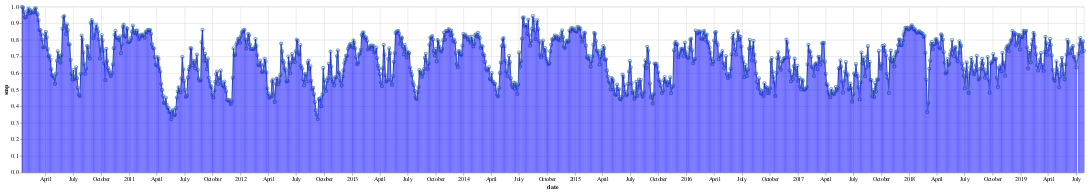

Here is the notebook cell this chart was saved with:
### Markdown cell above
## Datasets

### Code cell
#Source Files
files = [x for x in os.listdir() if '.csv' in x]
SMOS_ried, chirps_ried = [],[]
for file in files:
    if 'chirps' in file:
        df = pd.read_csv(file)
        chirps_ried.append(df)
    elif 'SMOS' in file:
        df = pd.read_csv(file)
        SMOS_ried.append(df)
        
SMOS_ried,chirps_ried = pd.concat(SMOS_ried,ignore_index=True), pd.concat(chirps_ried,ignore_index=True) #smp, ssm, ssma, susm, susma

Chart_SMOS = alt.Chart(SMOS_ried,width=1920).encode(x='date:T', y='smp:Q')
#Chart_SMOS.mark_line() + Chart_SMOS.mark_point() 
alt.layer(Chart_SMOS.mark_line(),Chart_SMOS.mark_point(),Chart_SMOS.mark_rule(color='blue'))
#Chart_SMOS = alt.Chart(SMOS_ried,width=1920).mark_line().encode(x='yearmonth(date):T', y='average(smp):Q') #Seasonal trends aggregate yearmonth
#Chart_SMOS = alt.Chart(SMOS_ried,width=600).mark_bar().encode(y='yearmonth(date):T', x='average(smp):Q') 
#Chart_SMOS = alt.Chart(SMOS_ried,width=600).mark_bar().encode(y='yearmonth(date):T', x='average(smp):Q').interactive()

### Figure 1 — Vega-Lite specification as saved in the notebook (floating-point values rounded to 4 significant figures; data arrays with more than 128 entries replaced by an {"elided": "..."} marker saying what was removed)
{"$schema": "https://vega.github.io/schema/vega-lite/v3.4.0.json", "config": {"mark": {"tooltip": null}, "view": {"height": 300, "width": 400}}, "data": {"name": "data-30aaacdc9f78ee677a331563383a55c8"}, "datasets": {"data-30aaacdc9f78ee677a331563383a55c8": {"elided": "1160 records"}}, "layer": [{"encoding": {"x": {"field": "date", "type": "temporal"}, "y": {"field": "smp", "type": "quantitative"}}, "mark": "line", "width": 1920}, {"encoding": {"x": {"field": "date", "type": "temporal"}, "y": {"field": "smp", "type": "quantitative"}}, "mark": "point", "width": 1920}, {"encoding": {"x": {"field": "date", "type": "temporal"}, "y": {"field": "smp", "type": "quantitative"}}, "mark": {"color": "blue", "type": "rule"}, "width": 1920}]}
